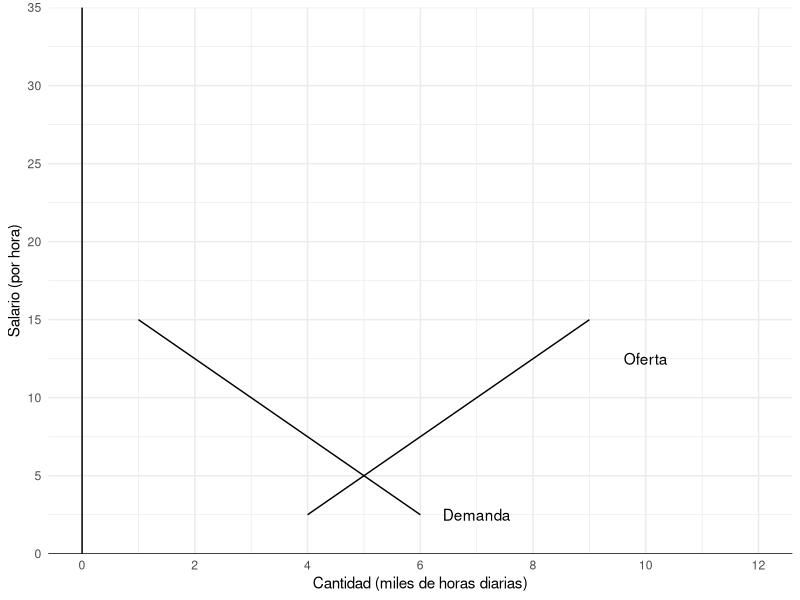

Reproduce this figure in R.
## ---- chunk 1
knitr::opts_chunk$set(echo = FALSE, warning=FALSE, message = FALSE)

library(tidyverse)
library(readxl)
library(here)
library(patchwork)

theme_set(theme_minimal() + 
            theme(plot.title = element_text(hjust=.5)))

## ---- chunk 2

library(tidyverse)

demanda_df <- tibble(x=c(5, 3), 
                     y=c(5, 10))

oferta_df <- tibble(x=c(5, 9),
                    y=c(5, 15))

demanda_fun <- splinefun(demanda_df$x, demanda_df$y)
oferta_fun <- splinefun(oferta_df$x, oferta_df$y)

ggplot(data.frame(x=0, y=0)) + 
  geom_function(fun=demanda_fun, xlim=c(1,6)) +
  annotate("text", y=2.5, x=7, label="Demanda") +
  geom_function(fun=oferta_fun, xlim=c(4, 9)) +
  annotate("text", y=12.5, x=10, label="Oferta") +
  scale_y_continuous(limits = c(0, 35), breaks=seq(0, 35, by=5), expand = expansion(add=c(0, 0))) +
  scale_x_continuous(limits = c(0, 12), breaks=seq(0, 12, by=2)) +
  geom_vline(xintercept = 0) +
  geom_hline(yintercept = 0) +
  labs(x="Cantidad (miles de horas diarias)", y="Salario (por hora)")
